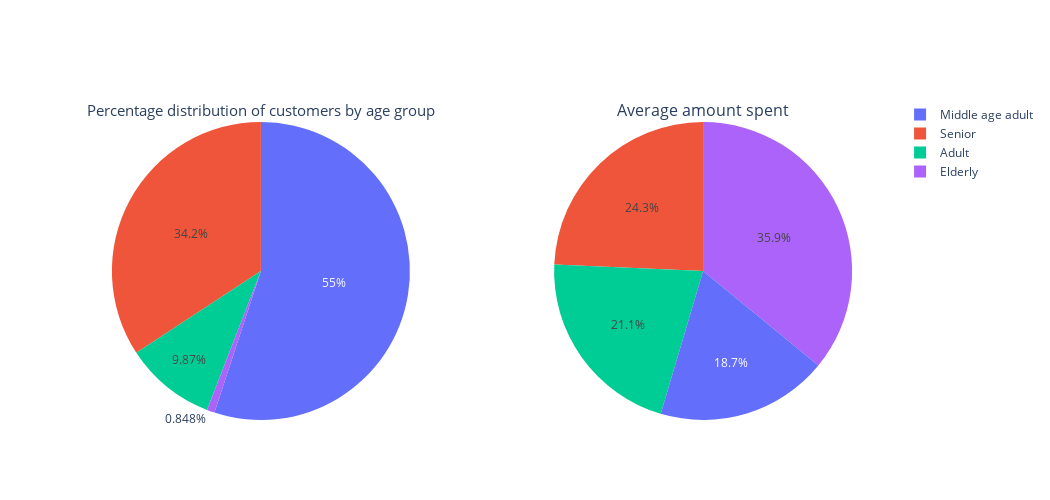

The notebook cell saved with this chart:
### Code cell
# Create subplots
fig = make_subplots(rows=1, cols=2, specs=[[{'type': 'domain'}, {'type': 'domain'}]])

# Pie chart for total number of customers
fig.add_trace(go.Pie(labels=amount_spent_by_age.index, values=amount_spent_by_age['size'], name="Total Customers",
                     title = 'Percentage distribution of customers by age group',titlefont=dict(size=16)), row=1, col=1)

# Pie chart for average amount spent of customers
fig.add_trace(go.Pie(labels=amount_spent_by_age.index, values=amount_spent_by_age['mean'], name="Average Spend",
                     title = 'Average amount spent', titlefont=dict(size=16)), row=1, col=2)

fig.update_layout(width = 1050, height = 500)
fig.show()

### Figure 1 — Plotly figure (JSON) as saved in the notebook; plotly's stock layout.template omitted (floating-point values rounded to 4 significant figures)
{"data": [{"domain": {"x": [0, 0.45], "y": [0, 1]}, "labels": ["Adult", "Middle age adult", "Senior", "Elderly"], "name": "Total Customers", "title": {"font": {"size": 16}, "text": "Percentage distribution of customers by age group"}, "type": "pie", "values": [221, 1233, 767, 19]}, {"domain": {"x": [0.55, 1], "y": [0, 1]}, "labels": ["Adult", "Middle age adult", "Senior", "Elderly"], "name": "Average Spend", "title": {"font": {"size": 16}, "text": "Average amount spent"}, "type": "pie", "values": [609.1, 538.7, 702.1, 1037.0]}], "layout": {"height": 500, "width": 1050}}
